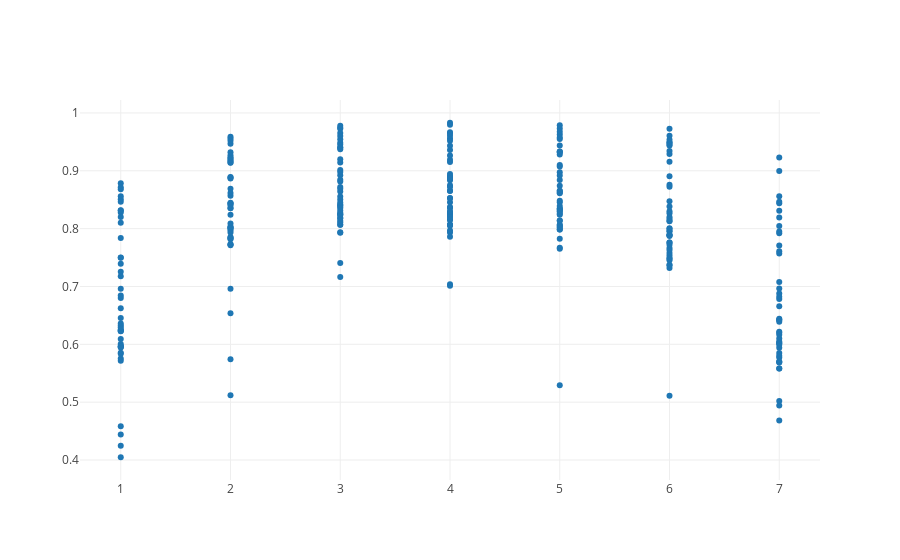

Notebook source saved alongside this figure:
### Code cell
from plotly import __version__
from plotly.offline import download_plotlyjs, init_notebook_mode, plot, iplot
from plotly.graph_objs import Scatter, Figure, Layout
import csv

init_notebook_mode(connected=True)

column1, column2 = [], []
column3=[]
global column3

with open('data/cleaned/consolidated.csv') as csvfile:
    reader = csv.DictReader(csvfile)
    for row in reader:
        column1.append(row['Day of Week'])
        column2.append(row['Registered Pct'])
        column3.append(float(row['Casual'])/float(row['Registered']))

iplot([Scatter(x=column1, y=column2, mode='markers')])

### Figure 1 — Plotly figure (JSON) as saved in the notebook; plotly's stock layout.template omitted (floating-point values rounded to 4 significant figures; data arrays with more than 128 entries replaced by an {"elided": "..."} marker saying what was removed)
{"data": [{"mode": "markers", "type": "scatter", "x": {"elided": "301 str values"}, "y": {"elided": "301 str values"}}], "layout": {}}
